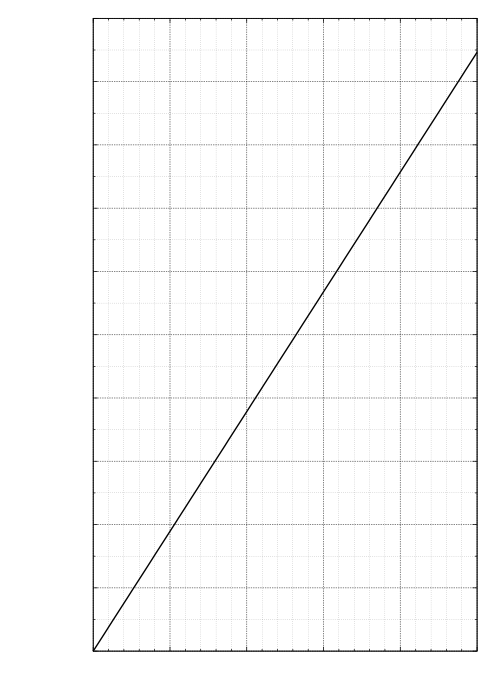

Reproduce this figure in gnuplot.
# gnuplot script file
# 
# Volume Conversion Chart
#
## for direct inclusion in latex using epslatex terminal

load 'common_commands.gp'
unset xzeroaxis
set size 1,2

#set terminal aqua
set output '../graphs/vol_conv.eps'

wt_f(x)  = 3.7854118 * x

set xrange[0:50]
# set yrange[-40:120]

set xlabel "Volume (USG)"
set ylabel "Volume (l)"

# set mxtics 11     # set minor tics on X-axis, with 5 divisions per major tic
# set mytics 11     # set minor tics on Y-axis, with 2 divisions per major tic
set mxtics    # set minor tics on X-axis, with 5 divisions per major tic
set mytics   # set minor tics on Y-axis, with 2 divisions per major tic

#set nokey	# turn off label in top right hand corner

plot wt_f(x) with lines lt -1 lw 2 # 
